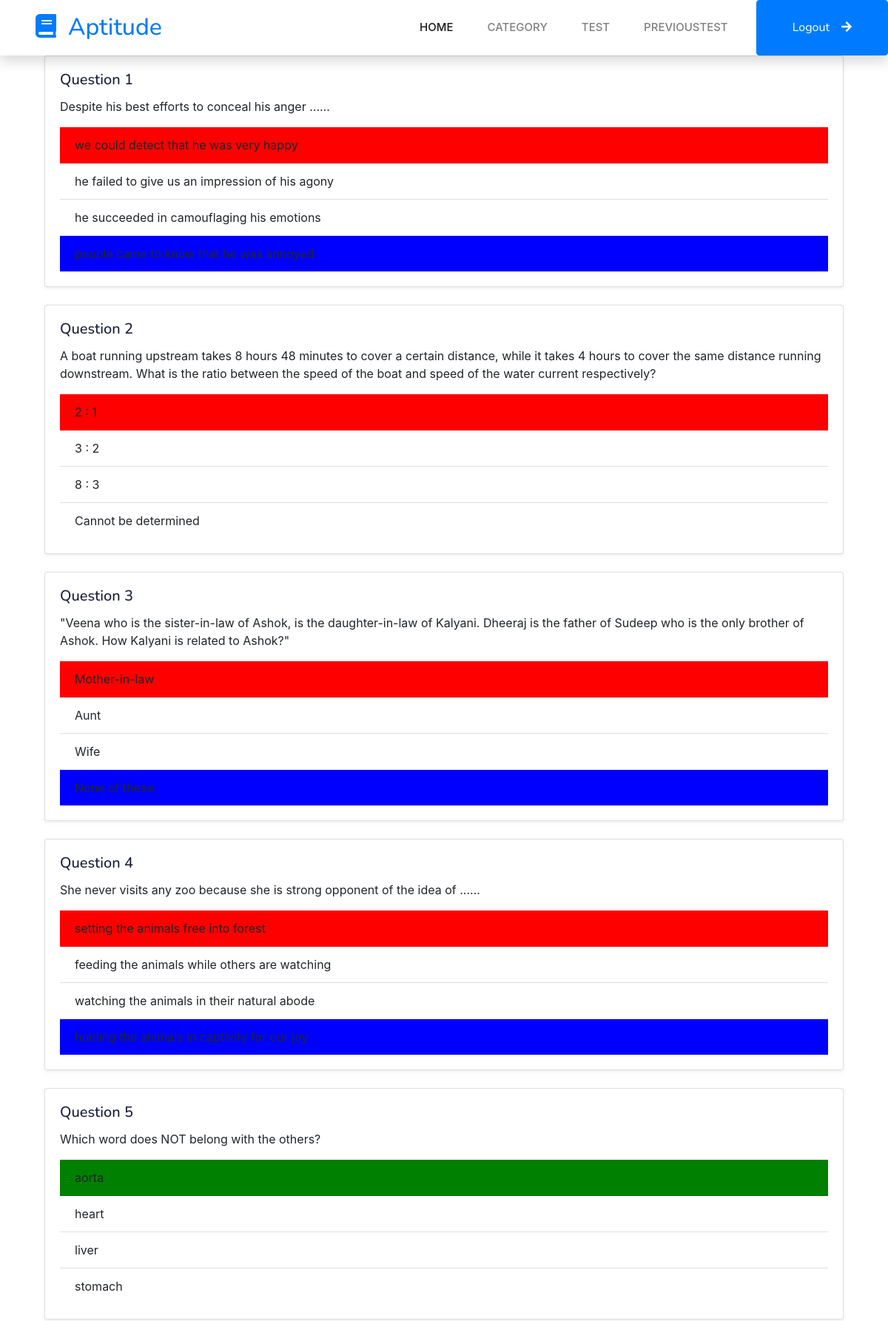
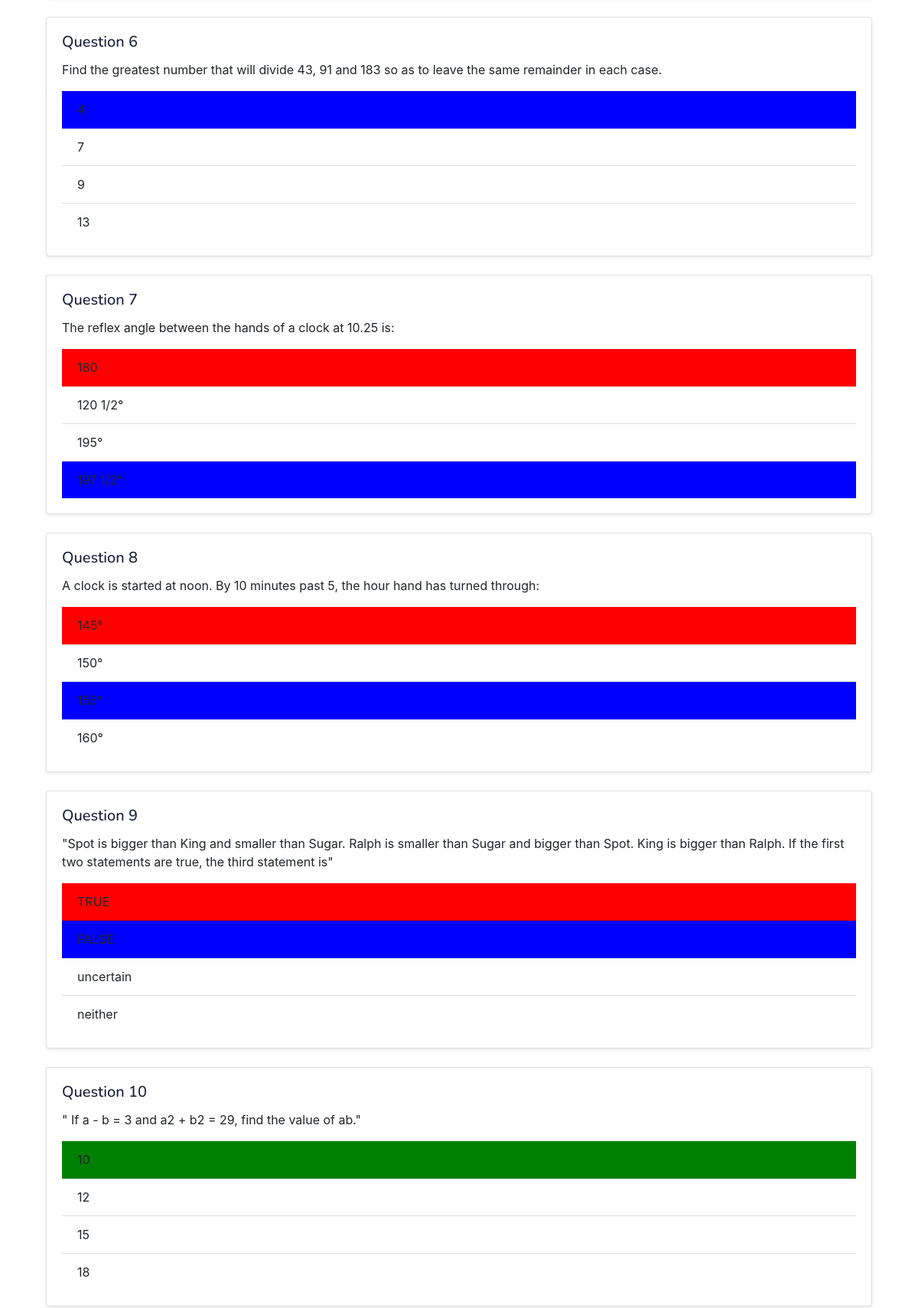
Page /User/TestQuestions/80 (upper part) on the committed database (2 pictures, top to bottom).
### User/models.py (models this page shows)
class tbl_test_question(models.Model):
    test_question_id = models.AutoField(primary_key=True)
    test_question_answer=models.CharField(max_length=100,null=True)
    question_id=models.ForeignKey(tbl_question,on_delete=models.CASCADE)
    test_id=models.ForeignKey(tbl_test,on_delete=models.CASCADE)
    test_question_score=models.CharField(max_length=100)

### Master/models.py (models this page shows)
class tbl_question(models.Model):
    question_id = models.AutoField(primary_key=True)
    question_content=models.CharField(max_length=500)
    question_score=models.IntegerField()
    option_1=models.CharField(max_length=500)
    option_2=models.CharField(max_length=500)
    option_3=models.CharField(max_length=500)
    option_4=models.CharField(max_length=500)
    answer=models.CharField(max_length=500)
    category_id=models.ForeignKey(tbl_category,on_delete=models.CASCADE)
    answer_key=models.CharField(max_length=500,null=True)

### User/views.py (the view)
# urls.py: path('TestQuestions/<int:tid>', views.TestQuestions,name='TestQuestions'),
def TestQuestions(request, tid):
    attended_questions = tbl_test_question.objects.filter(test_id=tid)
    return render(request, 'User/TestQuestions.html', {'Questions': attended_questions})

### User/Templates/User/TestQuestions.html (shortened to what this page needs)
{% extends 'User/Include.html' %}
{% load static %}
{% block content %}
<!DOCTYPE html>
<html lang="en">
<head>
    <link href="https://stackpath.bootstrapcdn.com/bootstrap/4.5.2/css/bootstrap.min.css" rel="stylesheet" />
</head>
<body>
    <div class="container">
        <form method="POST">
            {% for question in Questions %}
            <div class="col-md-12 mb-4">
                <div class="card shadow-sm">
                    <div class="card-body">
                        <h5 class="card-title">Question {{ forloop.counter }}</h5>
                        <p class="card-text">{{ question.question_id.question_content }}</p>
                        <ul class="list-group list-group-flush">
                            <li class="list-group-item
                            {% if question.question_id.answer == question.test_question_answer and question.question_id.answer == question.question_id.option_1 %}
                                green
                            {% elif question.question_id.option_1 == question.test_question_answer %}
                                red
                            {% elif question.question_id.option_1 == question.question_id.answer %}
                                blue
                            {% endif %}
                            ">{{ question.question_id.option_1 }}</li>
                            <li class="list-group-item
                            {% if question.question_id.answer == question.test_question_answer and question.question_id.answer == question.question_id.option_2 %}
                                green
                            {% elif question.question_id.option_2 == question.test_question_answer %}
                                red
                            {% elif question.question_id.option_2 == question.question_id.answer %}
                                blue
                            {% endif %}
                            ">{{ question.question_id.option_2 }} </li>
                            <li class="list-group-item
                            {% if question.question_id.answer == question.test_question_answer and question.question_id.answer == question.question_id.option_3 %}
                                green
                            {% elif question.question_id.option_3 == question.test_question_answer %}
                                red
                            {% elif question.question_id.option_3 == question.question_id.answer %}
                                blue
                            {% endif %}
                            ">{{ question.question_id.option_3 }} </li>
                            <li class="list-group-item
                            {% if question.question_id.answer == question.test_question_answer and question.question_id.answer == question.question_id.option_4 %}
                                green
                            {% elif question.question_id.option_4 == question.test_question_answer %}
                                red
                            {% elif question.question_id.option_4 == question.question_id.answer %}
                                blue
                            {% endif %}
                            ">{{ question.question_id.option_4 }} </li>
                        </ul>
                    </div>
                </div>
            </div>
            {% endfor %}
        </form>
    </div>
</body>
</html>
{% endblock %}

### Guest/static/Main/css/style.css (style rules this page uses)
:root { --primary: #06BBCC; --light: #F0FBFC; --dark: #181d38; }

### User/Templates/User/TestQuestions.html (style rules this page uses)
.green { background-color: green; }
.red { background-color: red; }
.blue { background-color: blue; }

### rows in the picture
tbl_test_question: question_id.question_content "Despite his best efforts to conceal his anger ......", question_id.option_1 "we could detect that he was very happy", question_id.option_2 "he failed to give us an impression of his agony", question_id.option_3 "he succeeded in camouflaging his emotions"
tbl_test_question: question_id.question_content "A boat running upstream takes 8 hours 48 minutes to cover a certain distance, while it takes 4 hours to cover the same distance running downstream. What is the ratio between the speed of the boat and speed of the water current respectively?", question_id.option_1 "2 : 1", question_id.option_2 "3 : 2", question_id.option_3 "8 : 3", question_id.option_4 "Cannot be determined"
tbl_test_question: question_id.question_content "\"Veena who is the sister-in-law of Ashok, is the daughter-in-law of Kalyani. Dheeraj is the father of Sudeep who is the only brother of Ashok. How Kalyani is related to Ashok?\"", question_id.option_1 "Mother-in-law", question_id.option_2 "Aunt", question_id.option_3 "Wife"
tbl_test_question: question_id.question_content "She never visits any zoo because she is strong opponent of the idea of ......", question_id.option_1 "setting the animals free into forest", question_id.option_2 "feeding the animals while others are watching", question_id.option_3 "watching the animals in their natural abode"
tbl_test_question: question_id.question_content "Which word does NOT belong with the others?", question_id.option_1 "aorta", question_id.option_2 "heart", question_id.option_3 "liver", question_id.option_4 "stomach"
tbl_test_question: question_id.question_content "Find the greatest number that will divide 43, 91 and 183 so as to leave the same remainder in each case.", question_id.option_2 "7", question_id.option_3 "9", question_id.option_4 "13"
tbl_test_question: question_id.question_content "The reflex angle between the hands of a clock at 10.25 is:", question_id.option_1 "180", question_id.option_2 "120 1/2°", question_id.option_3 "195°"
tbl_test_question: question_id.question_content "A clock is started at noon. By 10 minutes past 5, the hour hand has turned through:", question_id.option_1 "145°", question_id.option_2 "150°", question_id.option_4 "160°"
tbl_test_question: question_id.question_content "\"Spot is bigger than King and smaller than Sugar. Ralph is smaller than Sugar and bigger than Spot. King is bigger than Ralph. If the first two statements are true, the third statement is\"", question_id.option_1 "TRUE", question_id.option_3 "uncertain", question_id.option_4 "neither"
tbl_test_question: question_id.question_content "\" If a - b = 3 and a2 + b2 = 29, find the value of ab.\"", question_id.option_1 "10", question_id.option_2 "12", question_id.option_3 "15", question_id.option_4 "18"
